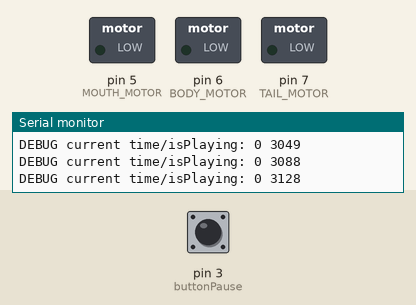
Bench run of a sketch on a simulated Arduino Nano, built with avr-gcc and run on an emulated ATmega328P. Shown: switched loads named in the sketch (green lamp = pin HIGH), the last lines printed to the serial monitor. Dashed ring = blinking. The inputs (shaded band) are chosen by the test bench; at power-on: pin 3 (buttonPause) HIGH. The audio player accepts every command and is not drawn.

Above: at 3.2 s.
3.3 s: pin 3 (buttonPause) pulled LOW for 0.15 s
At 5.55 s:
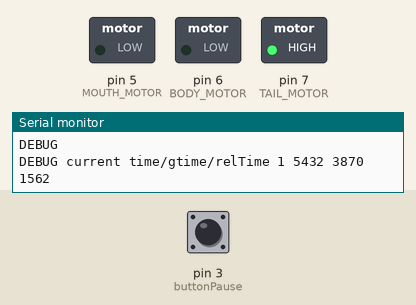
6.4 s: pin 3 (buttonPause) pulled LOW for 1 s
At 9.15 s:
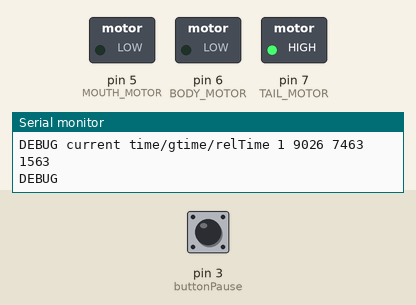
10.4 s: pin 3 (buttonPause) pulsed LOW 2 times (0.12 s each, 0.3 s apart)
At 11.0 s:
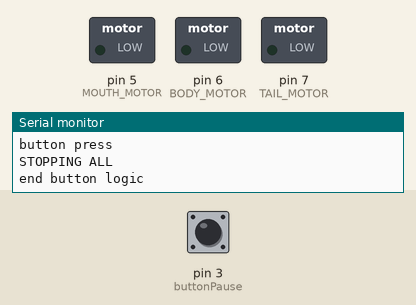
14.0 s: pin 3 (buttonPause) pulsed LOW 5 times (0.12 s each, 0.3 s apart)
At 18.4 s:
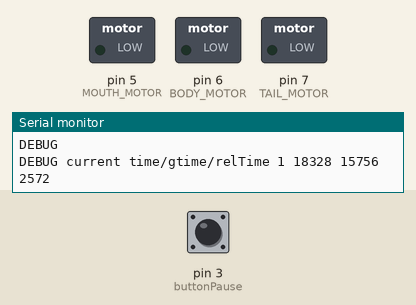
18.5 s: pin 3 (buttonPause) pulled LOW for 3.2 s
Timing chart, 0 to 43.2 s (numbered marks = the images above; inputs shaded):
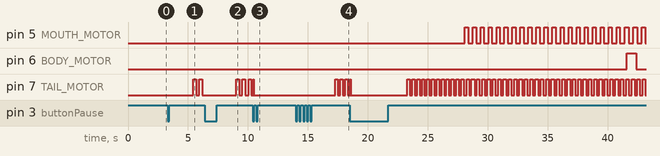

Measured:
- after the input at 3.3 s, pin 7 (TAIL_MOTOR): alternates HIGH for 0.26 s and LOW for 0.26 s, starting after 2.1 s
- after the input at 6.4 s, pin 5 (MOUTH_MOTOR): stays LOW (without the input it goes to HIGH after 3.8 s)
- after the input at 10.4 s, pin 5 (MOUTH_MOTOR): stays LOW (without the input it goes to HIGH after 3.4 s)
- after the input at 14.0 s, pin 7 (TAIL_MOTOR): alternates HIGH for 0.20 s and LOW for 0.20 s, starting after 3.3 s

The sketch:

maryfish.ino
```cpp
/***************************************************
 Proud Mary Fish v200815_03
 Play an mp3 file on SD card of DFPlayer.
 Check for start/pause/restart button/logic press.
 Begins playing when button is pressed first time.
 Stops playing when button is pressed next time.
 Starts playing from beginning if pressed again, and so on.
 Move Mouth/Tail/Body motors based on pre-defined pulses.
 Currently pulses are for Proud Mary.

 SDCard has one folder, mp3, with one file: 0001.mp3.
 Card should be formatted as FAT32.  In Win10, you can format via
 FileExplorer, RMC, and choose Format and the type of format.

 Based in part on
 Durch Wolfgang Ewald modifizierte Version des FullFunction.ino Beispielsketches der DFRobotDFPlayerMini Bibliothek:

 DFPlayer - A Mini MP3 Player For Arduino
 <https://www.dfrobot.com/product-1121.html>

 0.1 initial
 0.2 renumber motor pins
 0.3 short timing, add quiet time for mouth
**/

#include "Arduino.h"
#include "SoftwareSerial.h"
#include "DFRobotDFPlayerMini.h"
# define ACTIVATED LOW

// motor pins
int TAIL_MOTOR  = 7;
int MOUTH_MOTOR = 5;
int BODY_MOTOR  = 6;

// mp3 player pins
SoftwareSerial mySoftwareSerial(10,11); // RX, TX
DFRobotDFPlayerMini myDFPlayer;

// button pins
int buttonPause = 3;

// global flags
boolean isPlaying = false;
unsigned long gStartTime;  // when button is pressed to ON state

// Start mouth moving at MOUTH_START_AT from beginning of song,
// then alternate on/off every MOUTH_BEAT msec
unsigned long MOUTH_START_AT = 6250;
unsigned long MOUTH_BEAT     = 300; // ms
boolean       gMouthState    = false;
unsigned long gLastMouthTime = millis();
unsigned long mouthStartAt    = MOUTH_START_AT;
const int NUM_MOUTH_QUIET_TIMES = 1*2;
unsigned long MOUTH_QUIET_TIMES[NUM_MOUTH_QUIET_TIMES] = {

                               38000,   11750    // music interlude here
                             };

// Start tail moving at TAIL_START_AT from beginning of song,
// then alternate on/off every TAIL_BEAT msec
unsigned long TAIL_START_AT = 1500; // 5000;
unsigned long TAIL_BEAT     = 200; // ms
boolean       gTailState    = false;
unsigned long gLastTailTime = millis();
unsigned long tailStartAt   = TAIL_START_AT;

// Turn on body at BODY_PULSES[even] times from start of song for
// BODY_PULSES[odd] number of mseconds
boolean       gBodyState    = false;
unsigned long gLastBodyTime = millis();
const int NUM_BODY_PULSES = 12*2;

// For body, turn it on at the pre-determined times for a pre-determined durations
// For Proud Mary, body moves when chorus kicks in
// This is a dual array, the even values represent start time from beginning
// of song (in ms), odd values correspond to corresponding duration (in ms)
unsigned long BODY_PULSES[NUM_BODY_PULSES] = {
                             19750,   800, // chorus rollin
                             22500,   800, // chorus burnin
                             24500,   800, // rollin
                             26750,   800, //
                             29000,   800, //
                             31000,   800,
                             35000,  4000, //deedoop doop doop doop
                             50000,  2000, // cleaned alota plates
                             63000,   800, // rollin chorus
                             66000,800,
                             68000,800,
                             75000,   2000
                             };
// at run time, we update the body_pulses array start time values
// to keep in jive with real time, so this is the variable version
// of the pre-defined BODY_PULSES that you provided above
unsigned long  bodyPulses[NUM_BODY_PULSES];
// after each body movement, this idx gets bumped to point to the
// next movement (in the bodyPulses array) in line
int currentBodyIdx = 0;


boolean DEBUG  = true;
boolean MDEBUG = false;
void setup()
{
  // some arduino nano clones require this delay at start
  // up when running off of stand alone power supply or the
  // remainder of the program won't run unless the restart
  // button is hit
  // reference:
  // https://forum.arduino.cc/index.php?topic=515895.0
  delay(1000);

  mySoftwareSerial.begin(9600);
  Serial.begin(9600);
  pinMode(buttonPause, INPUT);
  digitalWrite(buttonPause,HIGH);

  pinMode     (TAIL_MOTOR,  OUTPUT);
  digitalWrite(TAIL_MOTOR,  LOW);
  pinMode     (MOUTH_MOTOR, OUTPUT);
  digitalWrite(MOUTH_MOTOR, LOW);
  pinMode     (BODY_MOTOR,  OUTPUT);
  digitalWrite(BODY_MOTOR,  LOW);

  Serial.println();
  Serial.println(F("Greetings. Initializing DFPlayer ... (May take 3~5 seconds)"));

  if (!myDFPlayer.begin(mySoftwareSerial)) {  //Use softwareSerial to communicate with mp3.
    Serial.println(F("Unable to begin:"));
    Serial.println(F("1.Please recheck the connection!"));
    Serial.println(F("2.Please insert the SD card!"));
    while(true);
  }
  Serial.println(F("DFPlayer Mini online."));

  myDFPlayer.setTimeOut(500); //Set serial communictaion time out 500ms

  //----Set different EQ---- (doesn't seem to make any difference)
  //myDFPlayer.EQ(DFPLAYER_EQ_NORMAL);
  //  myDFPlayer.EQ(DFPLAYER_EQ_POP);
    myDFPlayer.EQ(DFPLAYER_EQ_ROCK);
  //  myDFPlayer.EQ(DFPLAYER_EQ_JAZZ);
  //  myDFPlayer.EQ(DFPLAYER_EQ_CLASSIC);
  //  myDFPlayer.EQ(DFPLAYER_EQ_BASS);

  //----Set device we use SD as default----
  myDFPlayer.outputDevice(DFPLAYER_DEVICE_SD);

  // set volume
  myDFPlayer.volume(30);
  delay(500);

  // we don't actually start playing the song until user hits
  // the start/stop/continue button

}

void loop(){
  unsigned long now = millis();
  if( !isPlaying ){
    Serial.print("DEBUG current time/isPlaying: ");Serial.print(isPlaying);Serial.print(" ");Serial.println(now);
  }
  else {
    unsigned long relTime = now - gStartTime;
    Serial.print("DEBUG current time/gtime/relTime ");Serial.print(isPlaying);Serial.print(" ");
    Serial.print(now);Serial.print(" ");
    Serial.print(gStartTime);Serial.print(" ");

    Serial.print(relTime);Serial.println(" ");

  }

  // as time goes by, run the motors, if needed
  runTailIfNeeded();
  runMouthIfNeeded();
  runBodyIfNeeded();

  // also check if song is finished
  if (myDFPlayer.available()) {
    int fin = getStatus(myDFPlayer.readType(), myDFPlayer.read());
    if( fin == 666) {
      Serial.println('DONE DONE DONE');
      ///////////myDFPlayer.next();
      isPlaying = false;
      stopAll();
    }
  } else
  {
    // and also check if pause/cont button pressed
    if (digitalRead(buttonPause) == ACTIVATED)
    {
      Serial.println("button press");
      if(isPlaying)
      {
        // if we're already playing the song, then
        // stop playing and stop the motors
        isPlaying = false;
        stopAll();

        myDFPlayer.pause();
        delay(500);
      }else
      {
        // else w00t! start everything up, zero out counters
        // and reset start times relative to real time
        myDFPlayer.next();  //start the mp3
        delay(500);

        unsigned long n = millis();
        gStartTime = n;
        gLastMouthTime = n;
        gLastTailTime  = n;
        gLastBodyTime  = n;
        mouthStartAt = n + MOUTH_START_AT;
        tailStartAt  = n + TAIL_START_AT;
        // for body pulses, update the start times relative
        // to the current time
        for (int i = 0; i < NUM_BODY_PULSES-1; i+=2) {
          bodyPulses[i] = n + BODY_PULSES[i];  // update start time
          bodyPulses[i+1] = BODY_PULSES[i+1];  // transfer over duration as is
        }
        // for debugging
        //for (int i = 0; i < NUM_BODY_PULSES; i++) {
        //  Serial.print(i);Serial.print(": ");Serial.println(bodyPulses[i]);
        //}
        isPlaying = true;
        currentBodyIdx = 0;

      }
      Serial.println("end button logic");
    }
    // if you want/have other buttons
    /*if (digitalRead(buttonNext) == ACTIVATED)
    {
      if(isPlaying)
      {
         myDFPlayer.next();  //Play next mp3
        delay(1000);
      }
    }

     if (digitalRead(buttonPrevious) == ACTIVATED)
    {
      if(isPlaying)
      {
        myDFPlayer.previous();  //Play previous mp3
        delay(1000);
      }
    }*/
  }

}
void stopAll() {
  Serial.println("STOPPING ALL");
  digitalWrite( BODY_MOTOR, LOW);
  digitalWrite( MOUTH_MOTOR, LOW);
  digitalWrite( TAIL_MOTOR, LOW);
  gBodyState = false;
  gTailState = false;
  gMouthState = false;

}

void runBodyIfNeeded( ) {

  if( !isPlaying ) return;
  if( currentBodyIdx >= NUM_BODY_PULSES ) {
    Serial.println('outta body pulses turn off!');
    if( !gBodyState ) return;
    gBodyState = false;
    digitalWrite(BODY_MOTOR,LOW);mlog("boff");
    return;
  }
  unsigned long now = millis();
  unsigned long timeLapsed = now - gLastBodyTime;

  unsigned long start = bodyPulses[currentBodyIdx];
  unsigned long endt  = start + bodyPulses[currentBodyIdx+1];
  ////////////Serial.print("body i/s/e/n ");Serial.print(currentBodyIdx);Serial.print("/");Serial.print(start);Serial.print("/");Serial.print(endt);Serial.print("/");Serial.println(now);

  if( now < start){
    log('not ready for body');
    return;
  }

  if( now >= start && now < endt) {
    log("need body to be on");
    if( gBodyState ){ log("but already on!");return;} // already on
    gBodyState = true;
    digitalWrite( BODY_MOTOR, HIGH);mlog("BON");
    return;
  }

  log("need body to be off");
  if(!gBodyState) { log("but already off!");return;}
  gBodyState = false;
  digitalWrite(BODY_MOTOR,LOW);mlog("boff");
  currentBodyIdx+=2;
  return;

}

/**
 * Open and close mouth at specified start time, but also check
 * if we are in the middle of a quiet time for the mouth
 */
void runMouthIfNeeded( ) {
  unsigned long now = millis();
  if( !isPlaying ) return;
  if( now < mouthStartAt) return;
  unsigned long timeLapsed = now - gLastMouthTime;
  //Serial.print("DEBUG timeLapsed: "); Serial.print(timeLapsed);Serial.print(" now: ");Serial.print(now);Serial.print( " last: ");Serial.println(gLastMouthTime);

  if( timeLapsed >= MOUTH_BEAT) {
     //Serial.print('BEAT > timeLapsed');Serial.println(timeLapsed);
     if( gMouthState ){ gMouthState = false;}
     else             { gMouthState = true; }
     if  ( !gMouthState || isQuietMouthTime()  ){digitalWrite( MOUTH_MOTOR, LOW);mlog("moff");}
     else{digitalWrite( MOUTH_MOTOR, HIGH);mlog("MON");}

     gLastMouthTime = now;
  }
}

/**
 * Check mouth quiet time array and see if the current
 * time falls within one of the quiet periods, if so
 * returns true, else false
 */
boolean isQuietMouthTime() {
  unsigned long curTime = millis();
  for(int i =0; i < NUM_MOUTH_QUIET_TIMES; i+=2){
      unsigned long sTime = gStartTime + MOUTH_QUIET_TIMES[i];
      unsigned long eTime = sTime   + MOUTH_QUIET_TIMES[i+1];
      Serial.print("mouth quiet time? i/s/e/n");
      Serial.print(i);    Serial.print("/");
      Serial.print(sTime);Serial.print("/");
      Serial.print(eTime);Serial.print("/");
      Serial.println(curTime);

    if( curTime > sTime && curTime < eTime ){
      Serial.println("should be quiet");

      return true;
    }
  }
  return false;
}


/**
 * Turn tail on and off
 *
 */
void runTailIfNeeded( ) {
  unsigned long now = millis();
  if( !isPlaying ) return;
  if( now < tailStartAt) return;
  unsigned long timeLapsed = now - gLastTailTime;
  //Serial.print("DEBUG timeLapsed: "); Serial.print(timeLapsed);Serial.print(" now: ");Serial.print(now);Serial.print( " last: ");Serial.println(gLastTailTime);

  if( timeLapsed >= TAIL_BEAT) {
    Serial.print('BEAT > timeLapsed');Serial.println(timeLapsed);
     if( gTailState ){ gTailState = false;}
     else            { gTailState = true; }
     if( gTailState ){digitalWrite( TAIL_MOTOR, HIGH);mlog("TON");}
     else            {digitalWrite( TAIL_MOTOR, LOW);mlog("toff");}
     gLastTailTime = now;
  }
}
void log(char *someStr) {
  if(DEBUG) {
    Serial.print("DEBUG ");Serial.println(someStr);
  }
}
void mlog(char *someStr) {
  if(MDEBUG) {
    Serial.print("MDEBUG ");Serial.println(someStr);
  }
}


/**
 * Return 666 if at end of song/file
 */
int getStatus(uint8_t type, int value){
  int ret = 0;
  switch (type) {
    case TimeOut:
      Serial.println(F("Time Out!"));
      break;
    case WrongStack:
      Serial.println(F("Stack Wrong!"));
      break;
    case DFPlayerCardInserted:
      Serial.println(F("Card Inserted!"));
      break;
    case DFPlayerCardRemoved:
      Serial.println(F("Card Removed!"));
      break;
//    case DFPlayerCardOnline:
//      Serial.println(F("Card Online!"));
//      break;
//    case DFPlayerUSBInserted:
//      Serial.println("USB Inserted!");
//      break;
//    case DFPlayerUSBRemoved:
//      Serial.println("USB Removed!");
//      break;
    case DFPlayerPlayFinished:
      Serial.print(F("Number:"));
      Serial.print(value);
      Serial.println(F(" Play Finished!"));
      ret = 666;
      break;
    case DFPlayerError:
      Serial.print(F("DFPlayerError:"));
      switch (value) {
        case Busy:
          Serial.println(F("Card not found"));
          break;
        case Sleeping:
          Serial.println(F("Sleeping"));
          break;
        case SerialWrongStack:
          Serial.println(F("Get Wrong Stack"));
          break;
        case CheckSumNotMatch:
          Serial.println(F("Check Sum Not Match"));
          break;
        case FileIndexOut:
          Serial.println(F("File Index Out of Bound"));
          break;
        case FileMismatch:
          Serial.println(F("Cannot Find File"));
          break;
        case Advertise:
          Serial.println(F("In Advertise"));
          break;
        default:
          break;
      }
      break;
    default:
      break;
  }
  return ret;
}
```
